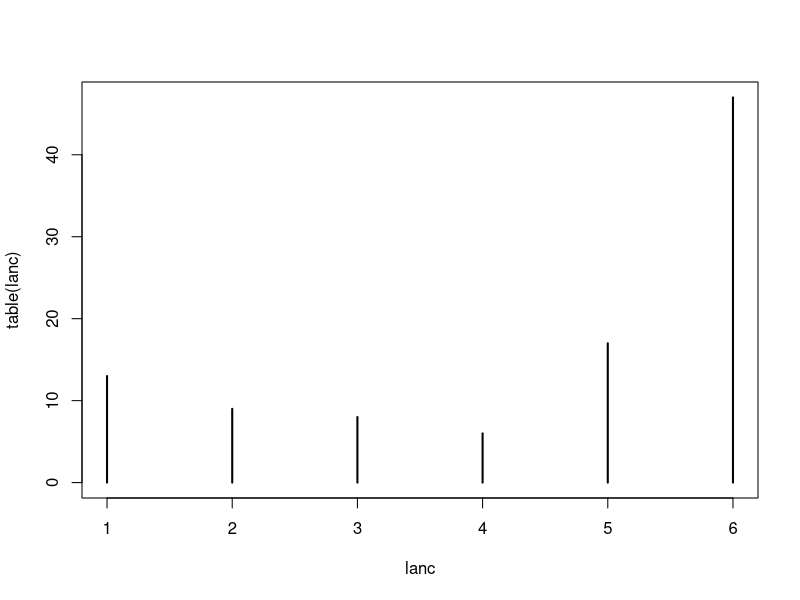
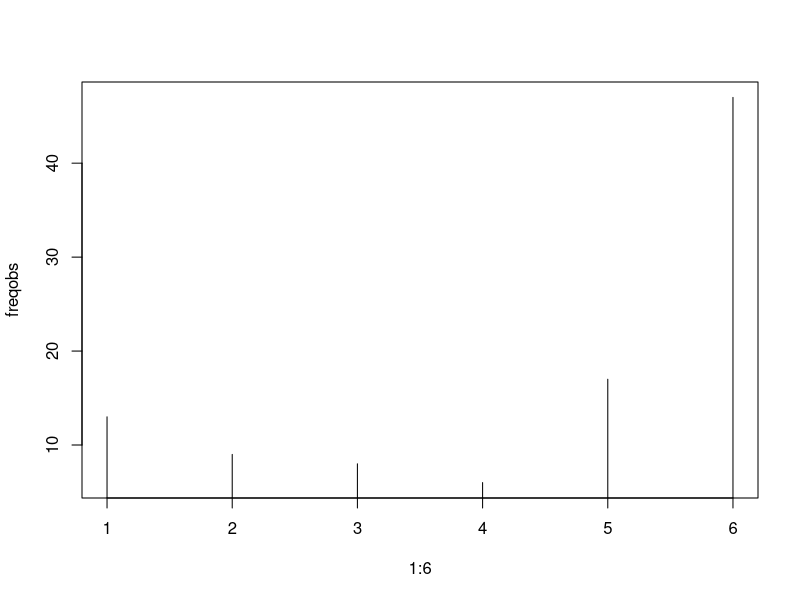

Generate these figures, in order, with R:
proba <- c(0.1, 0.1, 0.1, 0.1, 0.2, 0.4)
freqesp <- 100*proba
lanc <- sample(1:6, 100, replace=T, prob=proba)
freqobs <- as.vector(table(lanc))
plot(table(lanc))
plot(1:6, freqobs, type="h")